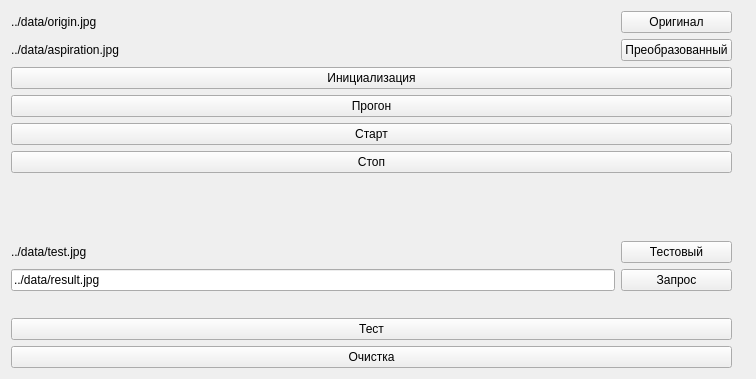
<?xml version="1.0" encoding="UTF-8"?>
<ui version="4.0">
 <class>Form</class>
 <widget class="QWidget" name="Form">
  <property name="geometry">
   <rect>
    <x>0</x>
    <y>0</y>
    <width>756</width>
    <height>379</height>
   </rect>
  </property>
  <property name="windowTitle">
   <string>Form</string>
  </property>
  <layout class="QGridLayout" name="gridLayout">
   <item row="1" column="0">
    <widget class="QLabel" name="aspiration">
     <property name="text">
      <string>../data/aspiration.jpg</string>
     </property>
    </widget>
   </item>
   <item row="3" column="0" colspan="2">
    <widget class="QPushButton" name="runningBtn">
     <property name="text">
      <string>Прогон</string>
     </property>
    </widget>
   </item>
   <item row="2" column="0" colspan="2">
    <widget class="QPushButton" name="initBtn">
     <property name="text">
      <string>Инициализация</string>
     </property>
    </widget>
   </item>
   <item row="4" column="0" colspan="2">
    <widget class="QPushButton" name="startBtn">
     <property name="text">
      <string>Старт</string>
     </property>
    </widget>
   </item>
   <item row="17" column="0" colspan="2">
    <widget class="QPushButton" name="clearBtn">
     <property name="text">
      <string>Очистка</string>
     </property>
    </widget>
   </item>
   <item row="0" column="1">
    <widget class="QPushButton" name="originBtn">
     <property name="text">
      <string>Оригинал</string>
     </property>
    </widget>
   </item>
   <item row="5" column="0" colspan="2">
    <widget class="QPushButton" name="stopBtn">
     <property name="text">
      <string>Стоп</string>
     </property>
    </widget>
   </item>
   <item row="0" column="0">
    <widget class="QLabel" name="origin">
     <property name="text">
      <string>../data/origin.jpg</string>
     </property>
    </widget>
   </item>
   <item row="12" column="1">
    <widget class="QPushButton" name="testBtn_2">
     <property name="text">
      <string>Тестовый</string>
     </property>
    </widget>
   </item>
   <item row="12" column="0">
    <widget class="QLabel" name="test">
     <property name="text">
      <string>../data/test.jpg</string>
     </property>
    </widget>
   </item>
   <item row="1" column="1">
    <widget class="QPushButton" name="aspirationBtn">
     <property name="text">
      <string>Преобразованный</string>
     </property>
    </widget>
   </item>
   <item row="13" column="1">
    <widget class="QPushButton" name="requestBtn">
     <property name="text">
      <string>Запрос</string>
     </property>
    </widget>
   </item>
   <item row="13" column="0">
    <widget class="QLineEdit" name="result">
     <property name="text">
      <string>../data/result.jpg</string>
     </property>
    </widget>
   </item>
   <item row="16" column="0" colspan="2">
    <widget class="QPushButton" name="testBtn">
     <property name="text">
      <string>Тест</string>
     </property>
    </widget>
   </item>
   <item row="0" column="2" rowspan="18">
    <widget class="QLabel" name="label">
     <property name="maximumSize">
      <size>
       <width>500</width>
       <height>500</height>
      </size>
     </property>
     <property name="text">
      <string/>
     </property>
    </widget>
   </item>
  </layout>
 </widget>
 <resources/>
 <connections/>
</ui>
